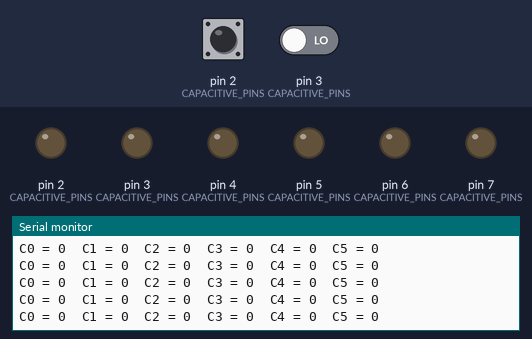
Recording of a sketch running on a simulated Arduino Uno, built with avr-gcc and run on an emulated ATmega328P. On the bench: output pins drawn as LEDs (lit = HIGH), the last lines printed to the serial monitor. The inputs (shaded band) are chosen by the test bench; at power-on: pin 2 (CAPACITIVE_PINS) LOW, pin 3 (CAPACITIVE_PINS) LOW.

Above: at 1.2 s.
1.3 s: pin 2 (CAPACITIVE_PINS) pulsed HIGH 2 times (0.12 s each, 0.3 s apart)
At 1.53 s:
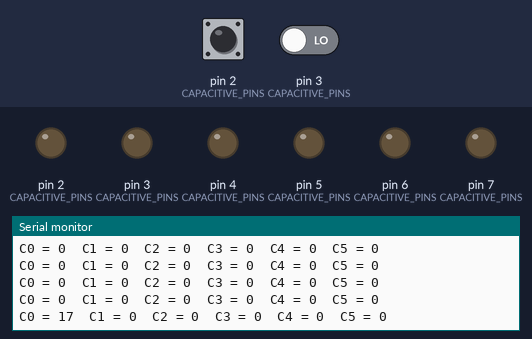
4.9 s: pin 2 (CAPACITIVE_PINS) driven HIGH and pin 3 (CAPACITIVE_PINS) driven HIGH
At 4.99 s:
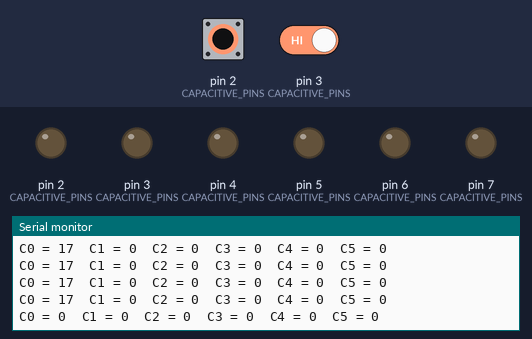
7.9 s: pin 2 (CAPACITIVE_PINS) driven LOW
10.9 s: pin 3 (CAPACITIVE_PINS) driven LOW
At 11.05 s:
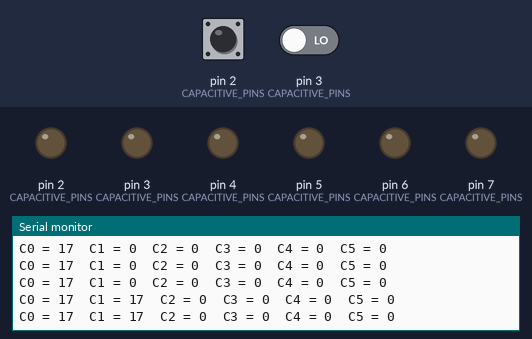
13.9 s: pin 2 (CAPACITIVE_PINS) driven HIGH
At 14.02 s:
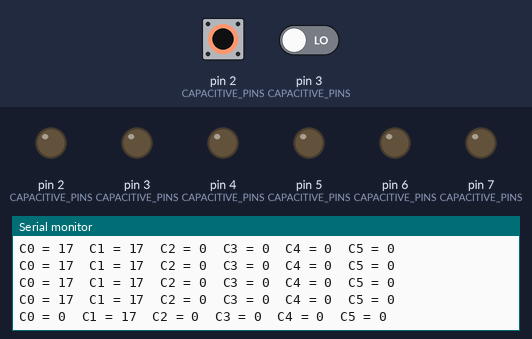
16.9 s: pin 3 (CAPACITIVE_PINS) driven HIGH
At 17.02 s:
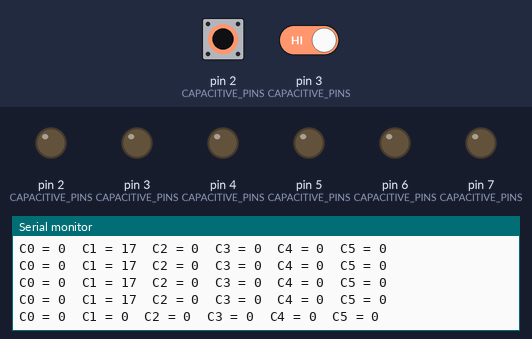

The sketch:

testCapacitive.ino
```cpp
#define N_SERVOS 6
const int CAPACITIVE_PINS[N_SERVOS] = {2,3,4,5,6,7};
#define CAPACITIVE_THRESHOLD 13

// For capacitive diffing
bool last_capacitive[N_SERVOS] = {false};

void setup() {
  Serial.begin(9600);
}

void loop() {
  // Serial.println(last_capacitive);
  // printDiff();
  honestPrint();
}

uint8_t readCapacitivePin(int pinToMeasure) {
  volatile uint8_t* port;
  volatile uint8_t* ddr;
  volatile uint8_t* pin;
  byte bitmask;
  port = portOutputRegister(digitalPinToPort(pinToMeasure));
  ddr = portModeRegister(digitalPinToPort(pinToMeasure));
  bitmask = digitalPinToBitMask(pinToMeasure);
  pin = portInputRegister(digitalPinToPort(pinToMeasure));
  *port &= ~(bitmask);
  *ddr  |= bitmask;
  delay(1);
  uint8_t SREG_old = SREG; //back up the AVR Status Register
  noInterrupts();
  *ddr &= ~(bitmask);
  *port |= bitmask;
  uint8_t cycles = 17;
  if (*pin & bitmask) {
    cycles =  0;
  } else if (*pin & bitmask) {
    cycles =  1;
  } else if (*pin & bitmask) {
    cycles =  2;
  } else if (*pin & bitmask) {
    cycles =  3;
  } else if (*pin & bitmask) {
    cycles =  4;
  } else if (*pin & bitmask) {
    cycles =  5;
  } else if (*pin & bitmask) {
    cycles =  6;
  } else if (*pin & bitmask) {
    cycles =  7;
  } else if (*pin & bitmask) {
    cycles =  8;
  } else if (*pin & bitmask) {
    cycles =  9;
  } else if (*pin & bitmask) {
    cycles = 10;
  } else if (*pin & bitmask) {
    cycles = 11;
  } else if (*pin & bitmask) {
    cycles = 12;
  } else if (*pin & bitmask) {
    cycles = 13;
  } else if (*pin & bitmask) {
    cycles = 14;
  } else if (*pin & bitmask) {
    cycles = 15;
  } else if (*pin & bitmask) {
    cycles = 16;
  }
  SREG = SREG_old;
  *port &= ~(bitmask);
  *ddr  |= bitmask;
  return cycles;
}

void printDiff() {
  for (int i = 0; i < N_SERVOS; i ++) {
    uint8_t reading = readCapacitivePin(CAPACITIVE_PINS[i]);
    bool is_finger_down = reading >= CAPACITIVE_THRESHOLD;
    if (is_finger_down != last_capacitive[i]) {
      last_capacitive[i] = is_finger_down;
      Serial.print('\n');
      Serial.print(i);
      if (is_finger_down) {
        Serial.print('_');
      } else {
        Serial.print('^');
      }
    }
  }
}

void honestPrint() {
  for (int i = 0; i < N_SERVOS; i ++) {
    uint8_t reading = readCapacitivePin(CAPACITIVE_PINS[i]);
    Serial.print("C");
    Serial.print(i);
    Serial.print(" = ");
    Serial.print(reading);
    Serial.print('\t');
  }
  Serial.println();
}
```

Measured:
- after the input at 1.3 s, the serial monitor: prints a new line after 0.21 s (image 1)
- after the input at 4.9 s, the serial monitor: prints a new line after 0.07 s (image 2)
- after the input at 10.9 s, the serial monitor: prints a new line after 0.09 s (image 3)
- after the input at 13.9 s, the serial monitor: prints a new line after 0.10 s (image 4)
- after the input at 16.9 s, the serial monitor: prints a new line after 0.10 s (image 5)
